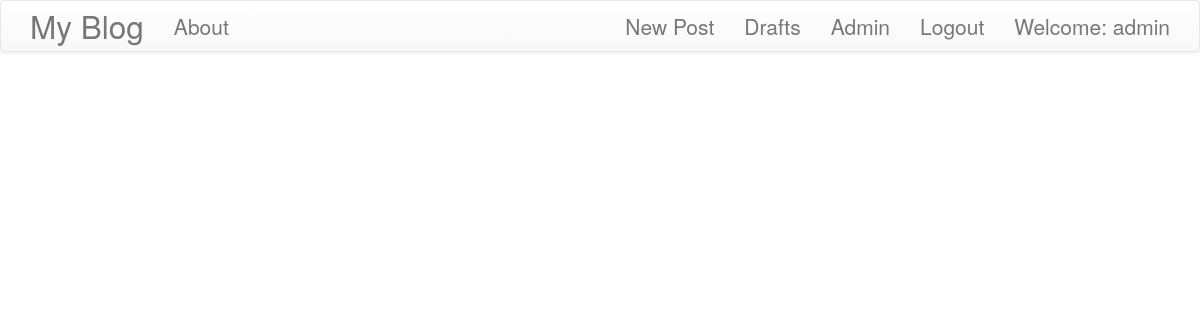
The app's page / (signed in), older data.
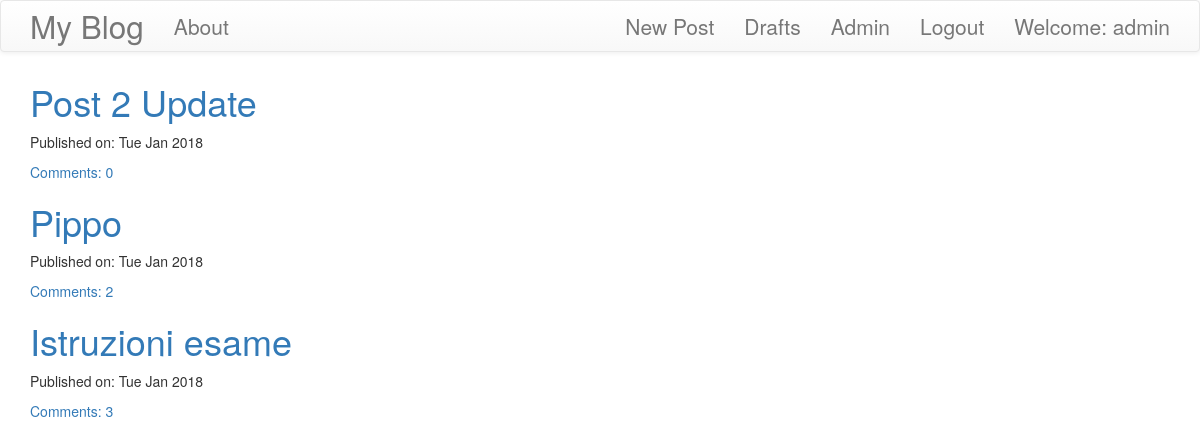
The same page, newer data.
### blog/models.py (models this page shows, shortened)
class Post(models.Model):
    author = models.ForeignKey('auth.User')
    title = models.CharField(max_length=200)
    text = models.TextField()
    create_date = models.DateTimeField(default=timezone.now())
    publish_date = models.DateTimeField(blank=True, null=True)
    def approve_comments(self):
        return self.comments.filter(approved_comment=True)

### blog/views.py (the view)
# urls.py: url(r'^$', views.PostListView.as_view(), name = 'post_list'),
class PostListView(ListView):
    model = Post
    def get_queryset(self):
        return Post.objects.filter(publish_date__lte = timezone.now()).order_by('-publish_date')

### blog/templates/blog/post_list.html
{% extends "blog/base.html" %}
{% block content %}
 <div class="centerstage">
     {% for post in post_list %}
        <div class="post">
            <h1>
                <a href="{% url 'blog:post_detail' pk=post.pk %}">{{post.title}}</a>
            </h1>
            <div class="date">
                <p>Published on: {{post.publish_date|date:"D M Y"}}</p>
            </div>
            <a href="{% url 'blog:post_detail' pk=post.pk %}">Comments: {{post.approve_comments.count}}</a>
        </div>
     {% endfor %}
</div>
{% endblock %}

### blog/templates/blog/base.html (shortened to what this page needs)
<!DOCTYPE html>
{% load staticfiles %}
<html lang="en">
<head>
    <link rel="stylesheet" href="{% static 'bootstrap-3.3.7/css/bootstrap.css' %} " />
    <link rel="stylesheet" href="{% static 'bootstrap-3.3.7/css/bootstrap-theme.css' %} " />
    <link rel="stylesheet" href="{% static 'medium-editor-5.23.3/css/medium-editor.css' %} " />
    <link rel="stylesheet" href="{% static 'medium-editor-5.23.3/css/themes/default.css' %} " />
    <link rel="stylesheet" href="{% static 'css/blog.css' %} " />
</head>
<body>
    <nav class="navbar navbar-default techfont custom-navbar">
        <div class="container">
            <ul class="nav navbar-nav">
                <li><a class="navbar-brand big-brand" href="{% url 'blog:post_list' %}">My Blog</a></li>
                <li><a href="{% url 'blog:about' %}">About</a></li>
                <li><a href="#"></a></li>
            </ul>
            <ul class="nav navbar-nav navbar-right">
                {% if user.is_authenticated %}
                    <li><a class="navbar-link" href="{% url 'blog:post_new' %}">New Post</a></li>
                    <li><a class="navbar-link" href="{% url 'blog:post_draft_list' %}">Drafts</a></li>
                    <li><a class="navbar-link" href="{% url 'admin:index' %}">Admin</a></li>
                    <li><a class="navbar-link" href="{% url 'logout' %}">Logout</a></li>
                    <li><a>Welcome: {{ user.username }}</a></li>
                {% else %}
                    <li><a class="navbar-link" href="{% url 'login' %}">
                            <span class="glyphicon glyphicon-user"></span>
                        </a>
                    </li>
                {% endif %}
            </ul>
        </div>
    </nav>
    <div class="content container">
        <div class="row">
            <div class="col-md-8">
                <div class="blog-posts">
                    {% block content %}
                    {% endblock %}
                </div>
            </div>
        </div>
    </div>
</body>
</html>

### blog/static/css/blog.css (style rules this page uses)
.techfont { font-size: 1.5em; margin-bottom: 10px; }
.big-brand { font-size: 1.5em; }
.centerstage { margin-left: auto; margin-right: auto; }

Row changes from the older to the newer data that the page shows:
added Post: title "Post 2 Update", publish_date "Tue Jan 2018", approve_comments.count "0"
added Post: title "Pippo", publish_date "Tue Jan 2018", approve_comments.count "2"
added Post: title "Istruzioni esame", publish_date "Tue Jan 2018", approve_comments.count "3"
